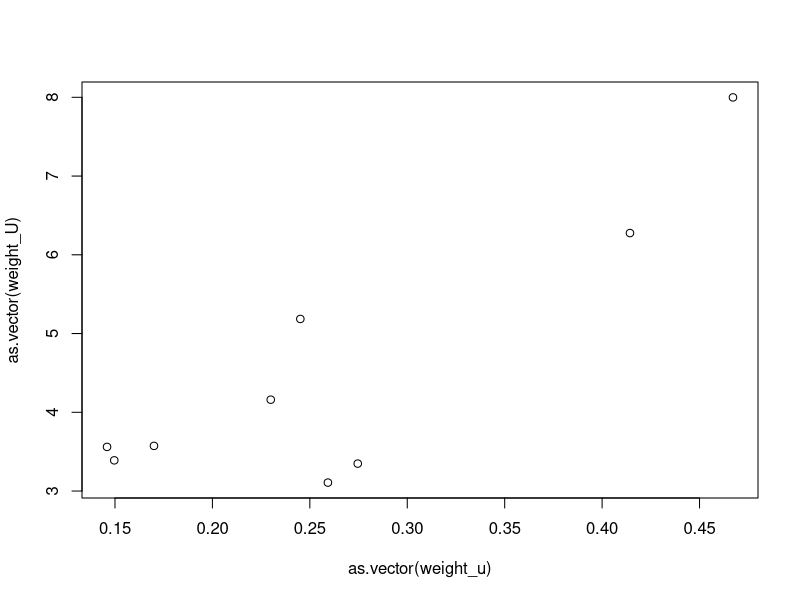
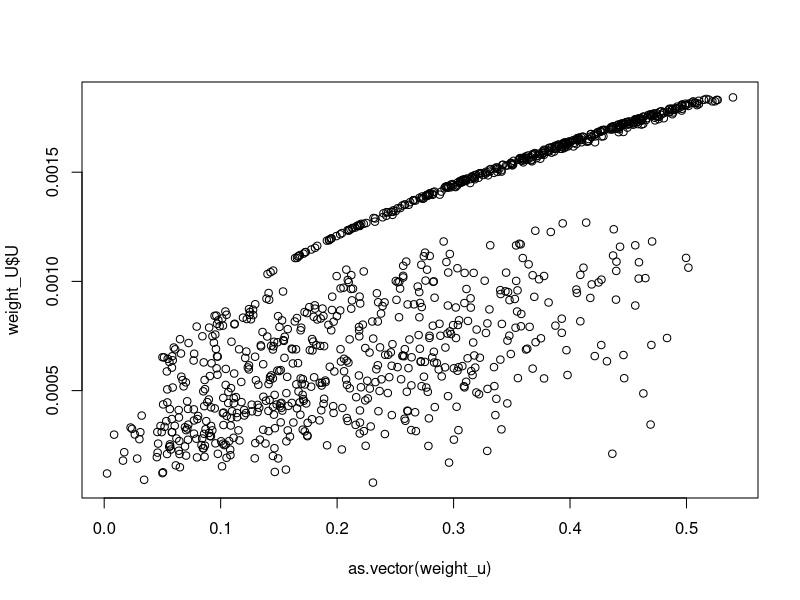

Source code (R) for these figures, in order: (Note: this script raises an error after producing the figures.)
## ---- chunk 1
library(dplyr)
## ---- chunk 2

weight_u<-list()
weight_U<-list()
## ---- chunk 3
weight_u<-list()
weight_U<-list()
for(i in 1:9){
m<-runif(1,min=0.05,max=0.5) #ln of desired mean velocity
s<-runif(1,min=0.01,max=0.2)
l<-runif(1,min=1,max=7) #perc cover to low vel
h<-runif(1,min=0.1,max=1.2) #perc cover to high vel
#ln of desired sd velocity
vel_patch <- as.data.frame(rnorm(30,mean = m, sd = s))
colnames(vel_patch)<- c("u") #velocity data
data<- mutate(vel_patch, coverage = ifelse(u > 0.1, h, l)) #change accordingly
data$cover<- data$coverage/(sum(data$coverage)) #covergae data based on velocity   
data$U<- 11.197*((data$u)^0.4419) #uptake based on known power function
data$weight_U<-data$U*data$cover #weighted U based on variaton in velocity
weight_u[[i]]<-mean(data$u)
weight_U[[i]]<-sum(data$weight_U,na.rm = T)
}
plot(as.vector(weight_u),as.vector(weight_U))

## ---- chunk 4
weight_u<-list()
weight_U<-list()
for(i in 1:999){
m<-runif(1,min=0.05,max=0.5) #ln of desired mean velocity
s<-runif(1,min=0.01,max=0.2)
l<-runif(1,min=10,max=20) #perc cover to low vel
h<-runif(1,min=0.1,max=0.5) #perc cover to high vel
#ln of desired sd velocity
vel_patch <- as.data.frame(rnorm(30,mean = m, sd = s))
colnames(vel_patch)<- c("u") #velocity data
data<- mutate(vel_patch, coverage = ifelse(u > 0.1, h, l)) #change accordingly
data$cover<- data$coverage/(sum(data$coverage)) #covergae data based on velocity   
data$U<- 11.197*((data$u)^0.4419) #uptake based on known power function
data$weight_U<-data$U*data$cover #weighted U based on variaton in velocity
weight_u[[i]]<-mean(data$u)
weight_U[[i]]<-sum(data$weight_U,na.rm = T)
}
weight_U<-as.data.frame(as.numeric(weight_U))
colnames(weight_U)<- c("U")
weight_U$U<-weight_U$U/sum(weight_U$U)
plot(as.vector(weight_u),weight_U$U)

## ---- chunk 5
    data$U<- 11.197*((data$weight_u)^0.4419)
    data$firstU<-11.197*0.44419*((data$weight_u)^0.4419-1)
    data$secondU<- 11.197*0.4419*(0.4419-1)*((data$weight_u)^((0.4419-1)-1))

